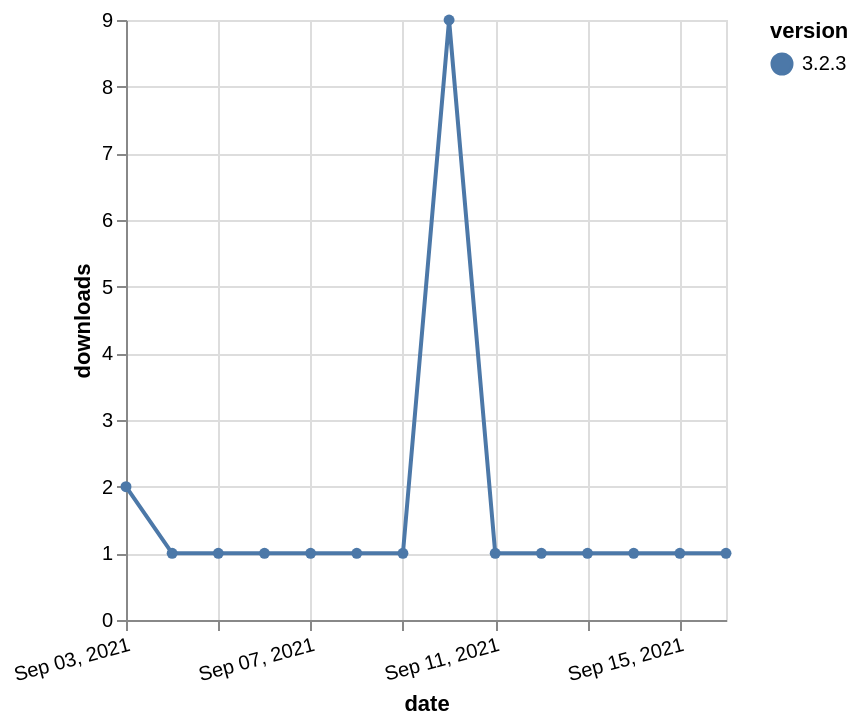

The specification (Vega-Lite) saved for this image:
### Vega-Lite specification from a JSON file in a GitHub repository (floating-point values rounded to 4 significant figures)
{"$schema": "https://vega.github.io/schema/vega-lite/v5.json", "description": "A simple bar chart with embedded data.", "data": {"values": [{"date": "2021-09-03", "total": 499, "delta": 2, "version": "3.2.3"}, {"date": "2021-09-04", "total": 500, "delta": 1, "version": "3.2.3"}, {"date": "2021-09-05", "total": 501, "delta": 1, "version": "3.2.3"}, {"date": "2021-09-06", "total": 502, "delta": 1, "version": "3.2.3"}, {"date": "2021-09-07", "total": 503, "delta": 1, "version": "3.2.3"}, {"date": "2021-09-08", "total": 504, "delta": 1, "version": "3.2.3"}, {"date": "2021-09-09", "total": 505, "delta": 1, "version": "3.2.3"}, {"date": "2021-09-10", "total": 514, "delta": 9, "version": "3.2.3"}, {"date": "2021-09-11", "total": 515, "delta": 1, "version": "3.2.3"}, {"date": "2021-09-12", "total": 516, "delta": 1, "version": "3.2.3"}, {"date": "2021-09-13", "total": 517, "delta": 1, "version": "3.2.3"}, {"date": "2021-09-14", "total": 518, "delta": 1, "version": "3.2.3"}, {"date": "2021-09-15", "total": 519, "delta": 1, "version": "3.2.3"}, {"date": "2021-09-16", "total": 520, "delta": 1, "version": "3.2.3"}]}, "width": "container", "mark": {"type": "line", "point": {"filled": true}}, "encoding": {"x": {"field": "date", "type": "temporal", "timeUnit": "yearmonthdate", "title": "date", "axis": {"labelAngle": -15}}, "y": {"field": "delta", "type": "quantitative", "title": "downloads"}, "color": {"field": "version", "type": "nominal"}, "tooltip": {"field": "delta"}}}
